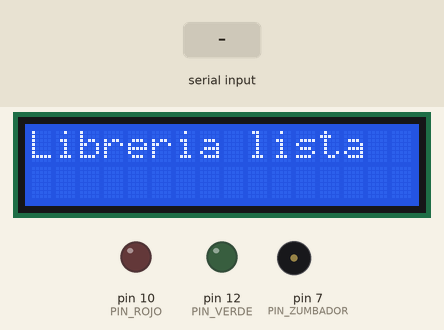
Recording of a sketch running on a simulated Arduino Uno, built with avr-gcc and run on an emulated ATmega328P. On the bench: 16×2 character LCD, output pins drawn as LEDs (lit = HIGH), buzzer (waves = sounding). The test bench sets the inputs (shaded band). What the sketch prints to the serial monitor is not drawn.

Above: at 2.7 s.
2.8 s: "1|" received over Serial
At 5.6 s:
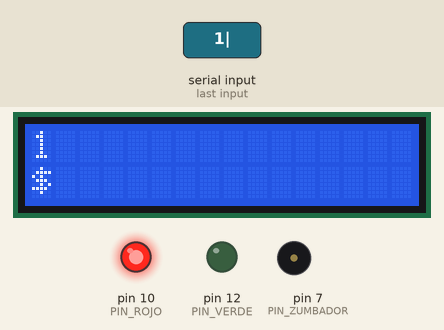
5.8 s: "0|" received over the second serial link
At 8.6 s:
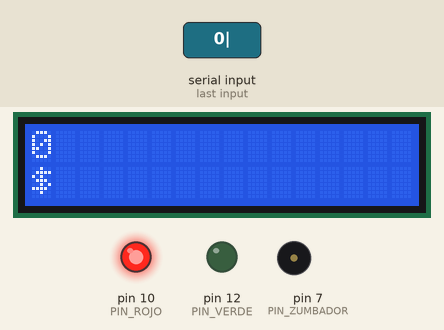
8.8 s: "2|" received over Serial
At 11.6 s:
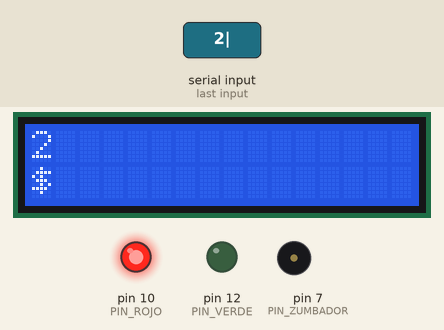
11.8 s: "0|" received over Serial
At 14.0 s:
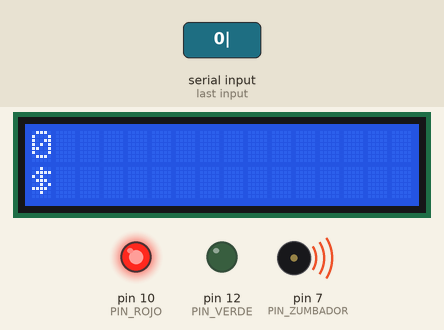
14.8 s: "1|" received over the second serial link
At 17.0 s:
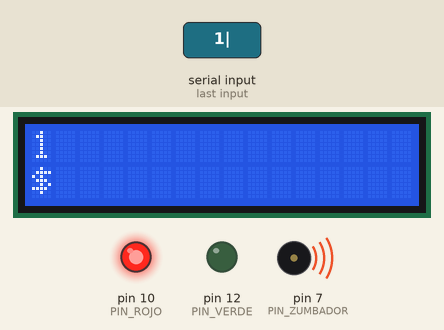
Timing chart, 0 to 18.7 s (numbered marks = the images above; inputs shaded):
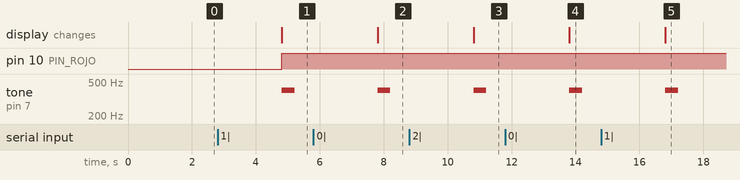

Measured:
- after the input at 2.8 s, pin 10 (PIN_ROJO): LOW → HIGH after 2.0 s; tone on pin 7 (PIN_ZUMBADOR): silent → 400 Hz after 2.0 s, → silent 0.40 s later; the display: changes after 2.0 s (image 1)
- after the input at 5.8 s, tone on pin 7 (PIN_ZUMBADOR): silent → 400 Hz after 2.0 s, → silent 0.40 s later; the display: changes after 2.0 s (image 2)
- after the input at 8.8 s, tone on pin 7 (PIN_ZUMBADOR): silent → 400 Hz after 2.0 s, → silent 0.40 s later; the display: changes after 2.0 s (image 3)
- after the input at 11.8 s, tone on pin 7 (PIN_ZUMBADOR): silent → 400 Hz after 2.0 s, → silent 0.40 s later; the display: changes after 2.0 s (image 4)
- after the input at 14.8 s, tone on pin 7 (PIN_ZUMBADOR): silent → 400 Hz after 2.0 s, → silent 0.40 s later; the display: changes after 2.0 s (image 5)

The sketch:

libreria_simple_fisico.ino
```cpp
// LIBRERIA - version simple, para el ARDUINO FISICO
//
// Recibe tres datos y hace tres cosas: escribe los dos renglones de la
// pantalla, prende un LED y toca un bip.
//
//     texto|precio|existe
//     Rayuela|1320.00|1
//
//     texto    lo que va arriba en la pantalla
//     precio   lo que va abajo, con el $ adelante
//     existe   1 = el libro esta en la base, 0 = no esta
//
// POR DONDE LE LLEGAN LOS DATOS
//
// Por los dos lados, y el programa no distingue:
//
//   - Por el modulo BLUETOOTH (HC-08), en los pines 2 y 3.
//   - Por el cable USB, escribiendo en el Monitor Serial.
//
// El que tenga algo para decir, habla. Los dos son puertos serie, o sea
// que mandan el texto letra por letra, asi que se leen igual.
//
// POR QUE IMPORTA EL BLUETOOTH: la computadora tiene un solo USB libre.
// Si el Arduino recibe por Bluetooth y se alimenta de un cargador, ese
// USB queda libre para enchufar el lector de codigos de barras.
//
// El Arduino NO busca el libro, NO suma y NO mide el tiempo. No podria:
// no tiene la base de datos. La computadora busca, suma, decide cuando
// mostrar el total, y le manda el resultado ya masticado.
//
// CABLEADO
//     LCD I2C:   GND a GND, VCC a 5V, SDA a SDA, SCL a SCL
//                (SDA y SCL tambien son A4 y A5: son los mismos pines)
//     LED verde: pin 12, con resistencia de 220 ohm a GND
//     LED rojo:  pin 10, con resistencia de 220 ohm a GND
//     Zumbador:  pin 7, la otra pata a GND
//     HC-08:     VCC a 5V (esta plaquita acepta de 3,6 a 6 V)
//                GND a GND
//                TXD al pin 2
//                RXD SIN CONECTAR  <-- a proposito, ver abajo
//
// Los numeros de pin estan escritos UNA sola vez, en las constantes de
// abajo (PIN_VERDE, PIN_ROJO...). Si se recablea la placa, se cambia
// ahi y nada mas. Escritos sueltos por todo el programa, es facil
// cambiar cuatro y olvidarse del quinto.
//
// POR QUE EL RXD DEL MODULO QUEDA SUELTO
//
// Porque el dato viaja en un solo sentido: el celular o la PC escriben,
// el modulo lo saca por su TXD y el Arduino lo lee. El Arduino no tiene
// nada que contestarle.
//
// Y de paso evita un problema: la pata RXD del modulo trabaja a 3,3 V y
// el Arduino manda 5 V, asi que ese cable necesitaria dos resistencias
// haciendo de divisor de tension. Si algun dia hay que contestarle,
// hay que ponerlas. Al reves no hace falta nada: 3,3 V entra perfecto
// como "alto" en un pin de 5 V.
//
// POR QUE EN LOS PINES 2 Y 3 Y NO EN EL 0 Y EL 1
//
// El 0 y el 1 son el puerto serie de verdad del chip, pero son los
// mismos que usa el cable USB: con el modulo colgado ahi se pelean, y
// encima se complica cargar programas. SoftwareSerial imita un puerto
// serie en dos pines cualesquiera. Es mas lento y consume mas, pero para
// 9600 baudios alcanza de sobra y deja el USB libre.
//
// LIBRERIA DE LA PANTALLA: "hd44780" de Bill Perry. Es la que sirve en la
// placa fisica, y no es la misma que en Tinkercad. La de Tinkercad
// (Adafruit LiquidCrystal) esta hecha para el modulo de Adafruit, que
// lleva un chip MCP23008; los modulos genericos llevan un PCF8574.
// hd44780 detecta sola cual de los dos es.

#include <Wire.h>
#include <hd44780.h>
#include <hd44780ioClass/hd44780_I2Cexp.h>
#include <SoftwareSerial.h>

const int PIN_VERDE    = 12;
const int PIN_ROJO     = 10;
const int PIN_ZUMBADOR = 7;
const int PIN_BT_RX    = 2;   // escucha: aca llega el TXD del HC-08
const int PIN_BT_TX    = 3;   // hablaria: queda sin usar (RXD suelto)

hd44780_I2Cexp lcd;        // sin direccion: la busca sola en el bus I2C

SoftwareSerial bt(PIN_BT_RX, PIN_BT_TX);

const bool MODO_PRUEBA = false;   // true = se manda 4 libros solo, en bucle


void setup() {
  Serial.begin(9600);      // el USB, para avisar lo que pasa
  bt.begin(9600);          // el modulo HC-08 viene de fabrica a 9600

  pinMode(PIN_VERDE, OUTPUT);
  pinMode(PIN_ROJO,  OUTPUT);

  // begin() devuelve 0 si encontro la pantalla. Si devuelve otra cosa,
  // el cable I2C esta flojo o el modulo no contesta: conviene avisar por
  // el puerto serie, porque una pantalla muda no dice por que esta muda.
  if (lcd.begin(16, 2) != 0) Serial.println("ERR:LCD");

  lcd.backlight();         // en la placa fisica la luz de fondo SI hay que
                           // prenderla: no arranca prendida como en Tinkercad
  lcd.print("Libreria lista");
  Serial.println("READY");

  delay(1500);             // para alcanzar a leer el cartel de arranque
}


void loop() {

  // ---- Modo prueba: cuatro libros, uno atras del otro, para siempre ----
  //
  // No hace falta escribir ningun bucle: loop() ya se repite solo. Aca
  // delay() no molesta, porque mientras se mira la pantalla no hay nada
  // mas que hacer. En el modo de abajo no se usa: ahi la placa tiene que
  // estar escuchando los puertos, y delay() la dejaria sorda.
  if (MODO_PRUEBA) {
    mostrar("Rayuela", "1320.00", true);            delay(2500);
    mostrar("Cien anos de sol", "450.00", true);    delay(2500);
    mostrar("NO ENCONTRADO", "0", false);           delay(2500);
    mostrar("Total", "1770.00", true);              delay(2500);
    return;
  }

  // ---- De donde llego algo: del Bluetooth o del USB ----
  //
  // Stream es lo que tienen en comun los dos puertos: es la parte de
  // "por aca entra y sale texto". Guardando en una variable cual de los
  // dos hablo, el codigo de abajo se escribe UNA vez y sirve para los
  // dos. Si no, habria dos copias del mismo bloque, y arreglar algo en
  // una y olvidarse de la otra es cuestion de tiempo.
  Stream *puerto = NULL;

  if (bt.available())          puerto = &bt;
  else if (Serial.available()) puerto = &Serial;

  if (puerto == NULL) return;  // no llego nada: a dar otra vuelta

  // Un campo por vez. readStringUntil() lee hasta encontrar la barra y la
  // descarta, asi que la lectura siguiente arranca en el campo que sigue.
  String texto  = puerto->readStringUntil('|');
  String precio = puerto->readStringUntil('|');
  String existe = puerto->readStringUntil('\n');

  // El Monitor Serial puede agregar un retorno de carro ademas del salto
  // de linea, y las apps de Bluetooth tambien. Ese caracter invisible se
  // pega al ultimo dato: existe valdria "1\r", que NO es igual a "1", y
  // el LED verde no prenderia nunca. trim() lo limpia.
  texto.trim();
  precio.trim();
  existe.trim();

  if (texto.length() == 0) return;   // linea vacia: no hay nada que mostrar

  // Eco por el USB de lo que se entendio. No es un adorno: es la unica
  // forma de saber si el problema esta en el modulo, en el cable o en el
  // programa cuando algo no aparece en la pantalla.
  Serial.print("recibi: [");
  Serial.print(texto);
  Serial.print("] [");
  Serial.print(precio);
  Serial.print("] [");
  Serial.print(existe);
  Serial.println("]");

  mostrar(texto, precio, existe == "1");
}


// ------------------------------------------------------------
//  mostrar() - los dos renglones, la luz y el bip
// ------------------------------------------------------------
//  Esta en una funcion aparte porque los tres caminos (modo prueba,
//  Bluetooth y USB) hacen exactamente lo mismo con los datos: lo unico
//  que cambia es de donde salieron.
// ------------------------------------------------------------
void mostrar(String texto, String precio, bool existe) {

  // La pantalla: siempre lo mismo, sin preguntar nada.
  lcd.clear();
  lcd.setCursor(0, 0);          // columna 0, fila de arriba
  lcd.print(texto);
  lcd.setCursor(0, 1);          // columna 0, fila de abajo
  lcd.print("$" + precio);

  // La luz y el sonido: aca si hay que decidir.
  if (existe) {
    digitalWrite(PIN_VERDE, HIGH);      // prende el verde
    digitalWrite(PIN_ROJO,  LOW);       // y apaga el rojo
    tone(PIN_ZUMBADOR, 2000, 90);       // bip corto y agudo

  } else {
    digitalWrite(PIN_VERDE, LOW);
    digitalWrite(PIN_ROJO,  HIGH);      // prende el rojo
    tone(PIN_ZUMBADOR, 400, 400);       // bip largo y grave
  }
}
```
